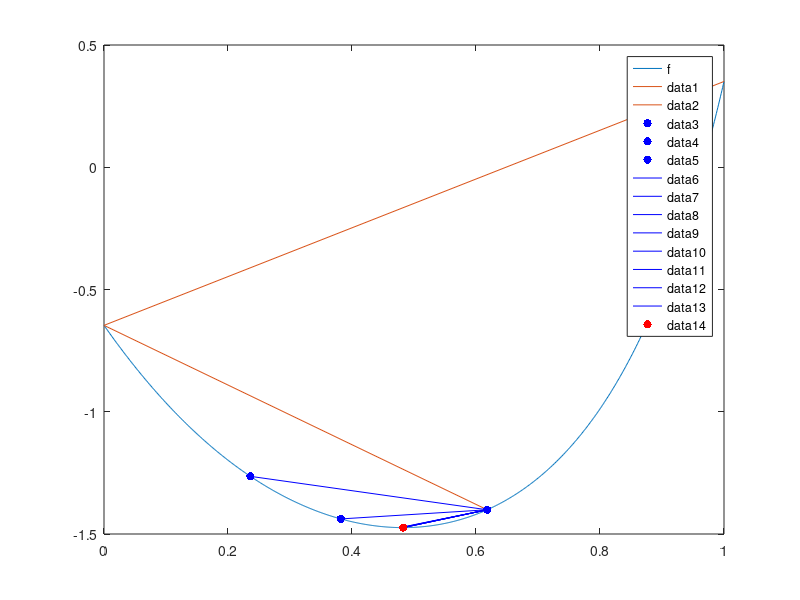

MATLAB code to generate this figure:
function lab_03()
    clc();

    a = 0;
    b = 1;
    eps = 1e-6;

    debugFlag = true;
    delay = 0.5;

    fplot(@f, [a, b]);
    hold on;

    fprintf('Выбор изначальных точек x1, x2, x3 с помощью метода золотого сечения:\n\n');

    tau = (sqrt(5) - 1) / 2;
    l = b - a;

    x1 = b - tau * l;
    x2 = a + tau * l;
    f1 = f(x1);
    f2 = f(x2);

    N = 2;
    while true
        if debugFlag
            fprintf('N = %2d:   a = %.10f;   b = %.10f;\n', N, a, b);
            line([a b], [f(a) f(b)]);
            pause(delay);
        end

        if l > 2 * eps
            if f1 <= f2
                b = x2;
                fb = f2;
                l = b - a;

                x2 = x1;
                f2 = f1;

                x1 = b - tau * l;
                f1 = f(x1);

                if f1 >= f2
                    x3 = b;
                    f3 = fb;
                    break;
                end
            else
                a = x1;
                fa = f1;
                l = b - a;

                x1 = x2;
                f1 = f2;

                x2 = a + tau * l;
                f2 = f(x2);

                if f1 <= f2
                    x3 = x2;
                    f3 = f2;

                    x2 = x1;
                    f2 = f1;

                    x1 = a;
                    f1 = fa;
                    break;
                end
            end
        
            N = N + 1;
        else
            xStar = (a + b) / 2;
            fStar= f(xStar);

            N = N + 1;
            scatter(xStar, fStar, 'r', 'filled');
            fprintf('\nОтвет:   x* = %.10f;   f(x*) = %.10f.\n\n', xStar, fStar);
            return;
        end
    end

    N = N + 1;

    if debugFlag
        fprintf('N = %2d:   a = %.10f;   b = %.10f;\n\n', N, a, b);
        line([a b], [f(a) f(b)]);
        pause(delay);

        scatter(x1, f1, 'b', 'filled');
        scatter(x2, f2, 'b', 'filled');
        scatter(x3, f3, 'b', 'filled');
        fprintf('x1 = %.10f\nx2 = %.10f\nx3 = %.10f\n\n', x1, x2, x3);
        line([x1 x3], [f1 f3], 'color', 'b');
        pause(delay);
    end


    fprintf('Метод парабол:\n\n');

    a1 = (f2 - f1) ./ (x2 - x1);
    a2 = ((f3 - f1) ./ (x3 - x1) - (f2 - f1) ./ (x2 - x1)) ./ (x3 - x2);
    x_line = 1 / 2 .* (x1 + x2 - a1 ./ a2);
    f_line = f(x_line);
    it = 1;

    while true 
        if it == 1 || abs(prev_x_line - x_line) > eps
            it = it + 1;
        
            if f_line > f2
                temp = f_line; 
                f_line = f2; 
                f2 = temp;

                temp = x_line; 
                x_line = x2; 
                x2 = temp;
            end
    
            if x_line > x2
                x1 = x2; 
                f1 = f2;

                x2 = x_line; 
                f2 = f_line;
            else
                x3 = x2; 
                f3 = f2;

                x2 = x_line; 
                f2 = f_line;
            end

            prev_x_line = x_line;

            a1 = (f2 - f1) ./ (x2 - x1);
            a2 = ((f3 - f1) ./ (x3 - x1) - (f2 - f1) ./ (x2 - x1)) ./ (x3 - x2);
            x_line = 1 / 2 .* (x1 + x2 - a1 ./ a2);
            f_line = f(x_line);

            N = N + 1;

            if debugFlag
                fprintf('Для N = %2d:\n', N);
                fprintf('x1 = %.10f;   f1 = %.10f;\n', x1, f1);
                fprintf('x2 = %.10f;   f2 = %.10f;\n', x2, f2);
                fprintf('x3 = %.10f;   f3 = %.10f;\n', x3, f3);
                fprintf('Текущее приближение: x = %.10f, f(x) = %.10f\n\n', x_line, f_line);
                line([x1 x3], [f1 f3], 'color', 'b');
                pause(delay);
            end
        else
            xStar = x_line;
            fStar = f_line;

            break;
        end
    end
    
    if debugFlag
        scatter(xStar, fStar, 'r', 'filled');
        fprintf('Ответ:   x* = %.10f;   f(x*) = %.10f.\n\n', xStar, fStar);
    end
end

function y = f(x)
    y = cosh((3 .* power(x, 3) + 2 .* power(x, 2) - 4 .* x + 5) ./ 3) + tanh((power(x, 3) - 3 .* power(2, 1/2) .* x - 2) ./ (2 .* x + power(2, 1/2))) - 2.5;
end
